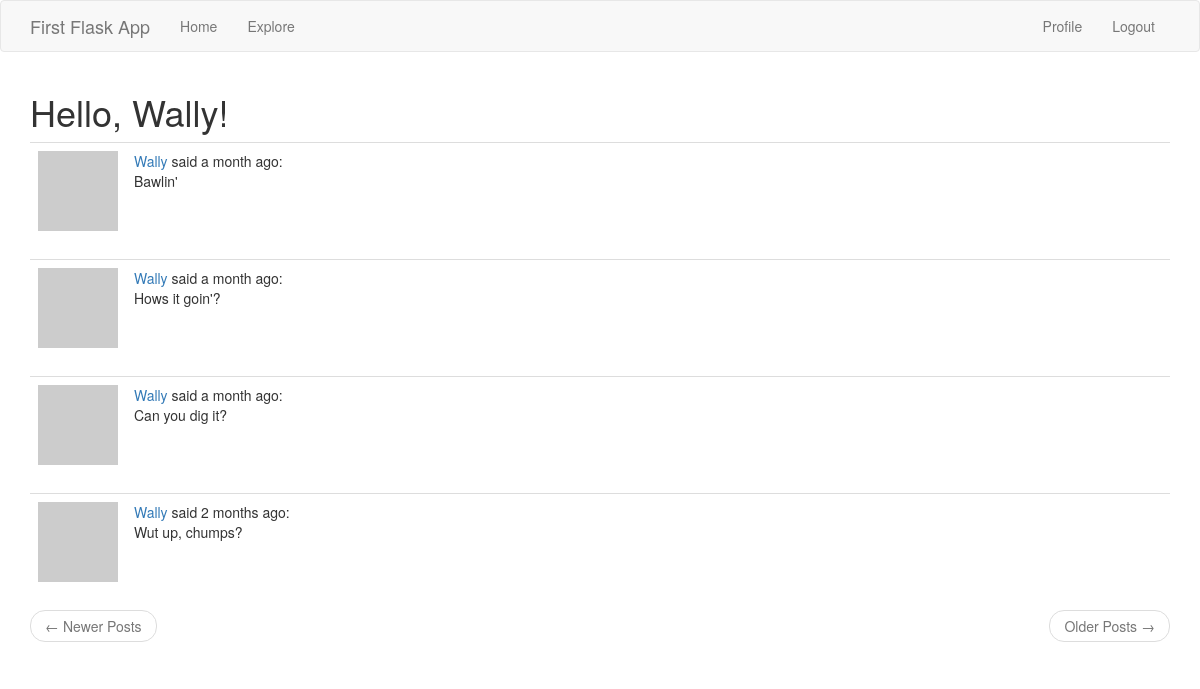
The page /explore (signed in) on the database as committed earlier.
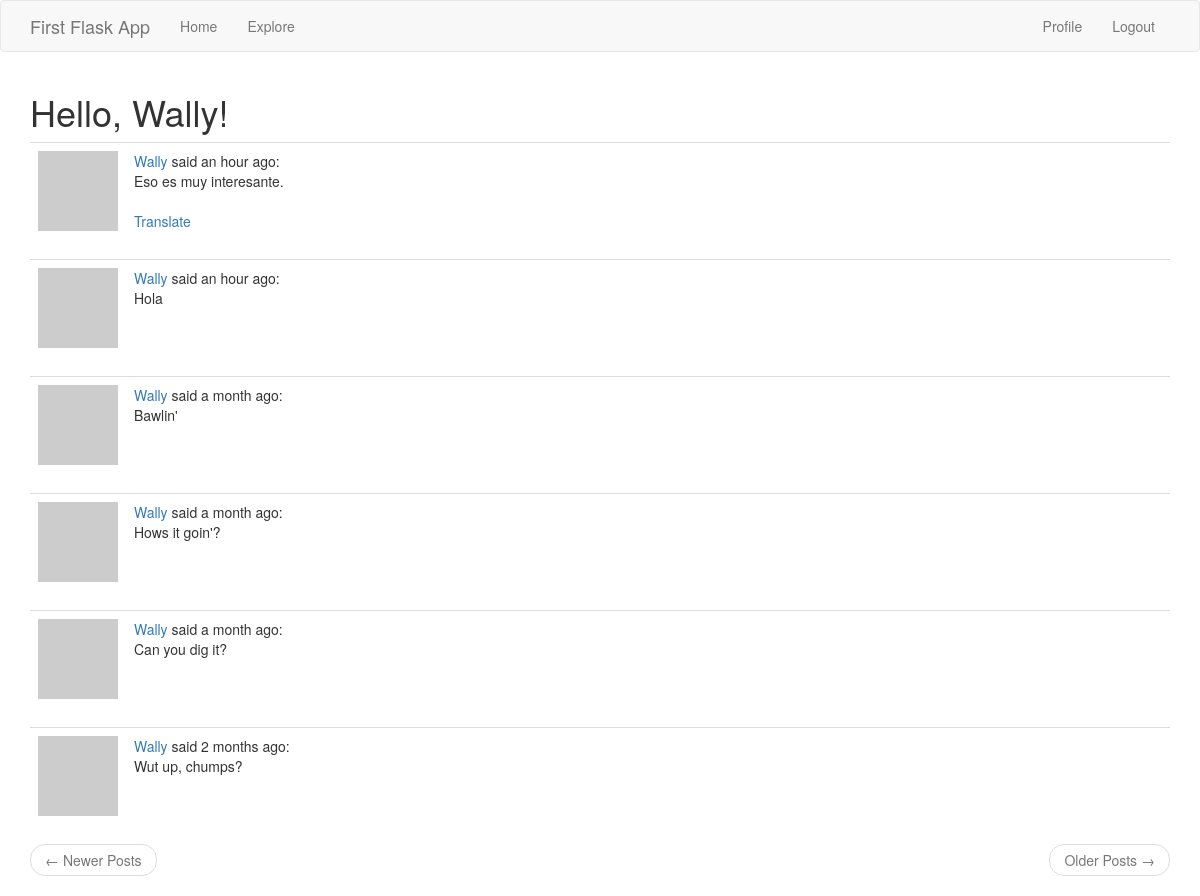
The same page on the database as committed later.
### app/models.py (models this page shows, shortened)
class Post(db.Model):
    id = db.Column(db.Integer, primary_key=True)
    body = db.Column(db.String(140))
    timestamp = db.Column(db.DateTime, index=True, default=datetime.utcnow)
    user_id = db.Column(db.Integer, db.ForeignKey('user.id'))
    language = db.Column(db.String(5))

### app/routes.py (the view)
@app.route('/explore')
@login_required
def explore():
    page = request.args.get('page', 1, type=int)
    posts = Post.query.order_by(Post.timestamp.desc()).paginate(
        page,
        app.config['POSTS_PER_PAGE'],
        False
        )
    next_url = url_for(
        'explore',
        page=posts.next_num
    ) if posts.has_next else None
    prev_url = url_for(
        'explore',
        page=posts.prev_num
    ) if posts.has_prev else None
    return render_template(
        'index.html',
        title='Explore',
        posts=posts.items,
        prev_url=prev_url,
        next_url=next_url
        )

### app/models.py (called while the page is built)
@login.user_loader
def load_user(id):
    return User.query.get(int(id))

    def avatar(self, size):
        digest = md5(self.email.lower().encode('utf-8')).hexdigest()
        return 'https://www.gravatar.com/avatar/{}?d=identicon&s={}'\
            .format(digest, size)

### app/routes.py (called while the page is built)
@app.before_request
def before_request():
    if current_user.is_authenticated:
        current_user.last_seen = datetime.utcnow()
        db.session.commit()
    g.locale = str(get_locale())

### app/templates/index.html (shortened to what this page needs)
{% extends "base.html" %}
{% import "bootstrap/wtf.html" as wtf %}
{% block app_content %}
    <h1>{{ _('Hello, %(username)s!', username=current_user.username) }}</h1>
    {% for post in posts %}
        {% include '_post.html' %}
    {% endfor %}
    <nav aria-label="...">
        <ul class="pager">
            <li class="previous {% if not prev_url %}disabled{% endif %}">
                <a href="{{ prev_url or '#' }}">
                    <span>&larr;</span>
                    {{ _('Newer Posts') }}
                </a>
            </li>
            <li class="next {% if not next_url %}disabled{% endif %}">
                <a href="{{ next_url or '#' }}">
                    {{ _('Older Posts') }}
                    <span>&rarr;</span>
                </a>
            </li>
        </ul>
    </nav>
{% endblock %}

### app/templates/_post.html (shortened to what this page needs)
<table class="table table-hover">
    <tr>
        <td width="70px">
            <a href="{{ url_for('user', username=post.author.username) }}">
                <img src="{{ post.author.avatar(70) }}">
            </a>
        </td>
        <td>
            {{ _('%(username)s said %(when)s', username=user_link, when=moment(post.timestamp).fromNow()) }}:<br>
            <span id="post{{ post.id }}">{{ post.body }}</span>
{% if post.language and post.language != g.locale %}
            <br><br>
            <span id="translation{{ post.id }}">
                <a href="
                    javascript:translate('#post{{ post.id }}', '#translation{{ post.id }}', '{{ post.language }}', '{{ g.locale }}');
                ">{{ _('Translate') }}</a>
            </span>
{% endif %}
        </td>
    </tr>
</table>

Rows that differ between the two databases and show on the page:
added Post: body "Eso es muy interesante."
added Post: body "Hola"
